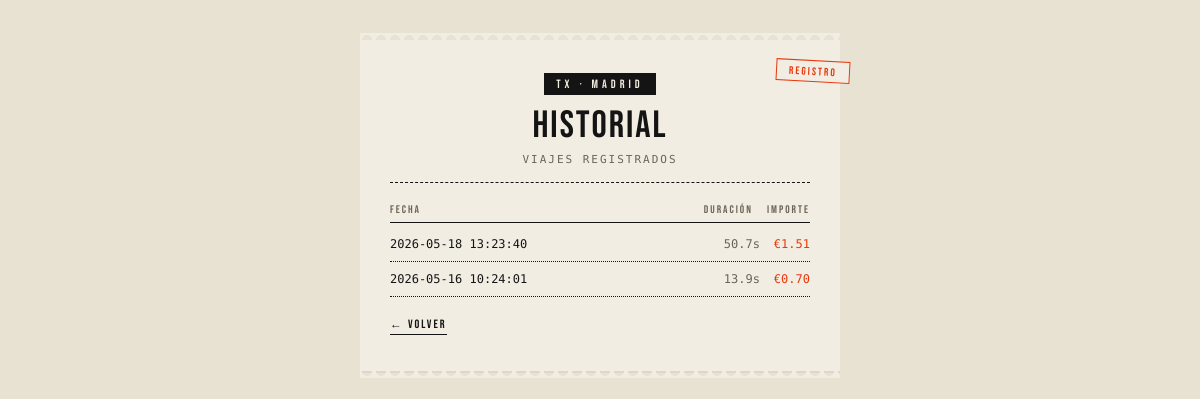
/historial (signed in), run on an earlier commit of the app's database.
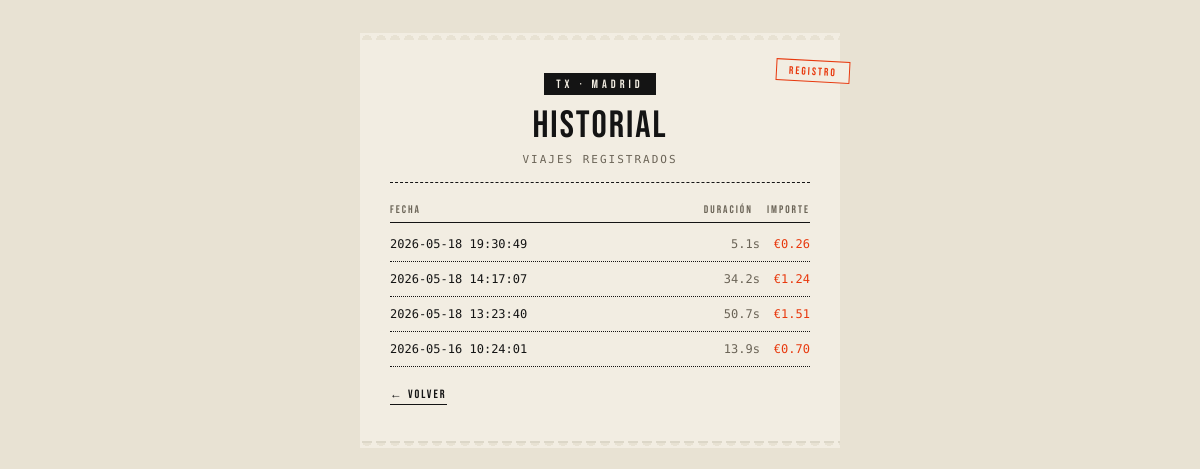
And on a later commit of the database.
### tables this page shows
CREATE TABLE trips (
            id INTEGER PRIMARY KEY AUTOINCREMENT,
            user_id INTEGER,
            fecha TEXT,
            duracion REAL,
            tiempo_detenido REAL,
            tiempo_movimiento REAL,
            precio REAL
        );

### app.py (the view)
@app.route('/historial')
def historial():
    if 'user_id' not in session:
        return redirect(url_for('login'))
    if taxi.trip_active:
        flash("Hay un viaje en curso. Finalizalo para ver el historial.")
        return redirect(url_for('index'))
    conn = sqlite3.connect("taximeter.db")
    cursor = conn.cursor()
    cursor.execute("SELECT fecha, duracion, tiempo_detenido, tiempo_movimiento, precio FROM trips WHERE user_id = ? ORDER BY fecha DESC", (session['user_id'],))
    viajes = cursor.fetchall()
    conn.close()
    return render_template('historial.html', viajes=viajes)

### templates/historial.html (shortened to what this page needs)
<!DOCTYPE html>
<html lang="es">
<head>
    <link rel="stylesheet" href="{{ url_for('static', filename='style.css') }}">
</head>
<body>
    <div class="ticket">
        <div class="screen-tag">REGISTRO</div>
        <div class="ticket-head">
            <div class="brand-mark">TX · MADRID</div>
            <h1 class="brand-title">HISTORIAL</h1>
            <div class="brand-sub">VIAJES REGISTRADOS</div>
        </div>
        {% if viajes %}
            <div class="hist-head">
                <span>FECHA</span>
                <span>DURACIÓN</span>
                <span>IMPORTE</span>
            </div>
            {% for viaje in viajes %}
                <div class="hist-row">
                    <span class="date">{{ viaje[0] }}</span>
                    <span class="dur">{{ viaje[1] }}s</span>
                    <span class="price">€{{ "%.2f"|format(viaje[4]) }}</span>
                </div>
            {% endfor %}
        {% else %}
            <div class="empty-state">No hay viajes registrados todavía.</div>
        {% endif %}
        <a href="/" class="back-link">← VOLVER</a>
    </div>
</body>
</html>

What changed in the data, as far as the page shows it:
added trips: fecha "2026-05-18 19:30:49", duracion "5.1", precio "0.26"
added trips: fecha "2026-05-18 14:17:07", duracion "34.2", precio "1.24"
